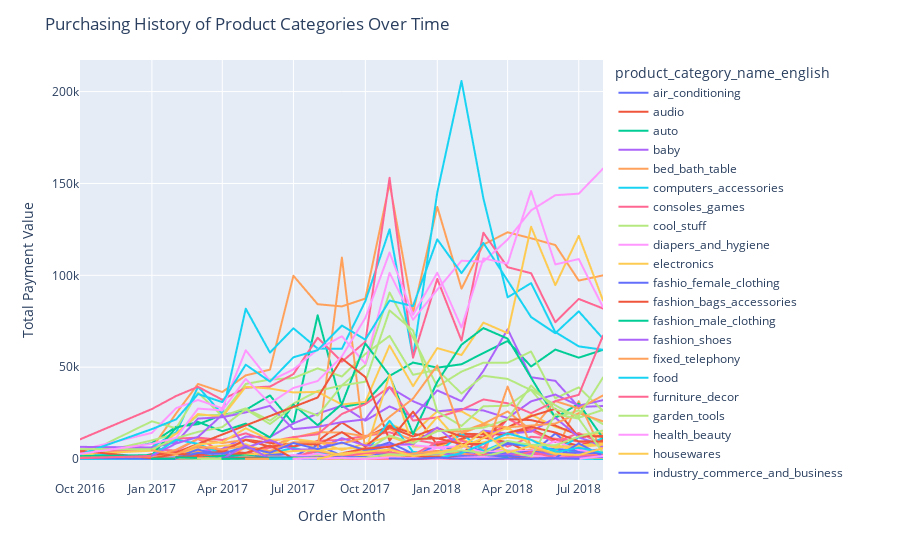

Notebook code cell kept with this figure:
### Code cell
# Data preprocessing
Master_df['order_purchase_timestamp'] = pd.to_datetime(Master_df['order_purchase_timestamp'])
Master_df['order_month'] = Master_df['order_purchase_timestamp'].dt.to_period('M')
# Feature engineering
features = (
    Master_df.groupby(['order_month', 'product_category_name_english'])
    .agg({'payment_value': 'sum', 'product_id': 'count'})
    .reset_index()
    .rename(columns={'payment_value': 'total_payment', 'product_id': 'transaction_count'})
)

# Convert 'order_month' to string for serialization
features['order_month_str'] = features['order_month'].astype(str)

# Line plot for purchasing history
fig = px.line(features, x='order_month_str', y='total_payment', color='product_category_name_english', labels={'total_payment': 'Total Payment Value', 'order_month_str': 'Order Month'})
fig.update_layout(title='Purchasing History of Product Categories Over Time', xaxis_title='Order Month', yaxis_title='Total Payment Value')
fig.show()
